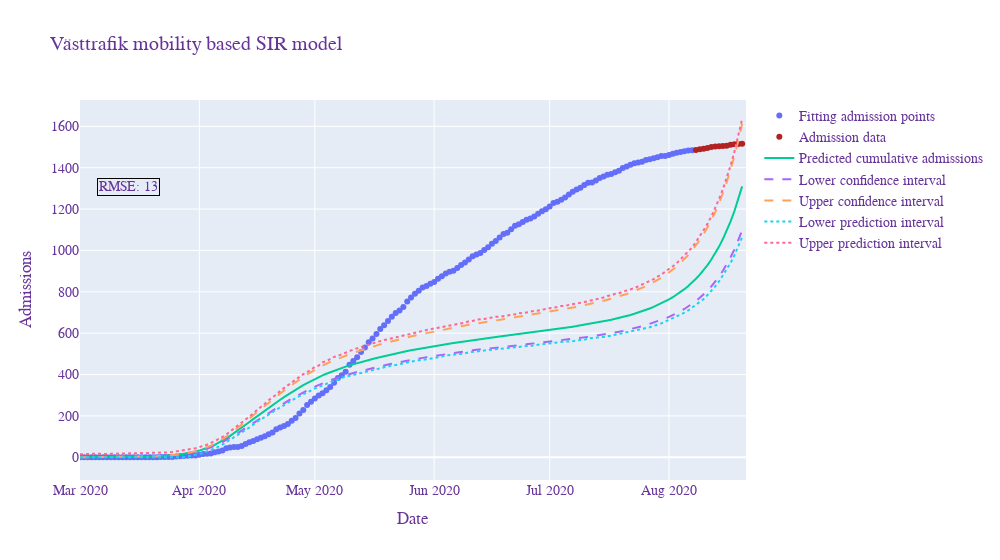

Notebook code for this chart:
### Markdown cell above
Cell calcualtes the cumulative admissions and confidens/prediktion intervalls

### Code cell
numBetas = 10 #number of betas used for normal dist for conf. intervalls
numEpsilon = 100

##################  Confidence intervall calculation
confint = np.zeros([prediction_time,2]) #defines confidence intervall arrays


# Generates an array of betas using normal dist.
betas=np.random.multivariate_normal(popt,pcov,numBetas) 
values = np.zeros((prediction_time,numBetas))

for beta in range(len(betas)): 
  values[:,beta] = np.cumsum(modelfunction(t,*betas[beta]))
  
for day in range(len(t)):
  confint[day,0]=np.quantile(values[day,:],0.025)
  confint[day,1]=np.quantile(values[day,:],0.975)
  

##################  Prediction intervall calculation
#få med beta skattning i predictionsintervall, dvs generera beta och fel för varje dag 

std_residual = np.std(modelfunction(t_fittingdata,*popt)-dailyAdmissions[:fittingPoints], ddof=2) #calcuales standard deviation of residual between model and data
predint = np.zeros([prediction_time,2])

temp = []
pred_matrix = np.zeros((prediction_time,(numBetas*numEpsilon)))
for day in range(prediction_time): #loops trough model values each day a adds the error values generated from t-dist to each prediction 
  for beta in range(len(betas)):
      temp =  np.add(np.cumsum(modelfunction(t,*betas[beta]))[day],tdist.rvs(prediction_time,0,std_residual,numEpsilon))
      pred_matrix[day,(beta*numEpsilon):(beta*numEpsilon+numEpsilon)] = temp

for day in range(prediction_time): #calculates the prediction intervals
    predint[day,0] = np.quantile(pred_matrix[day],0.025)
    predint[day,1] = np.quantile(pred_matrix[day],0.975)
    
predint = np.clip(predint,0,None) #removes all negative values from lover prediction interval

fig = go.Figure() #Creates a plot using graph objects and then adds each graph to figure
fig.add_trace(go.Scatter( #plots the fitting admission data points
                    x=pd.Series(pd.date_range("2020-03-01", freq="D", periods=fittingPoints)), 
                    y=np.cumsum(dailyAdmissions),
                    mode='markers',
                    name='Fitting admission points'))
fig.add_trace(go.Scatter( #plots all the available admission data points
                    x=pd.Series(pd.date_range(pd.to_datetime('2020-03-01')+timedelta(days=fittingPoints), freq="D", periods=prediction_time-fittingPoints)),
                    y=np.cumsum(dailyAdmissions)[fittingPoints:],
                    mode='markers',
                    marker=dict(
                        color='firebrick',
                    ),
                    name='Admission data'))
fig.add_trace(go.Scatter(
                    x=pd.Series(pd.date_range("2020-03-01", freq="D", periods=prediction_time)), 
                    y=np.cumsum(modelfunction(t,*popt)),
                    mode='lines',
                    name='Predicted cumulative admissions'))
fig.add_trace(go.Scatter(
                    x=pd.Series(pd.date_range("2020-03-01", freq="D", periods=prediction_time)), 
                    y=confint[:,0],
                    mode='lines',
                    name='Lower confidence interval',
                    line = dict( width=2, dash='dash')))
fig.add_trace(go.Scatter(
                    x=pd.Series(pd.date_range("2020-03-01", freq="D", periods=prediction_time)), 
                    y=confint[:,1],
                    mode='lines',
                    name='Upper confidence interval',
                    line = dict(width=2, dash='dash')))
fig.add_trace(go.Scatter(
                    x=pd.Series(pd.date_range("2020-03-01", freq="D", periods=prediction_time)), 
                    y=predint[:,0],
                    mode='lines',
                    name='Lower prediction interval',
                    line = dict(width=2, dash='dot')))
fig.add_trace(go.Scatter(
                    x=pd.Series(pd.date_range("2020-03-01", freq="D", periods=prediction_time)), 
                    y=predint[:,1],
                    mode='lines',
                    name='Upper prediction interval',
                    line = dict(width=2, dash='dot')))
fig.add_annotation(x=pd.to_datetime("2020-03-01"),y=0, 
                   text=f"RMSE: {math.floor(mean_squared_error(dailyAdmissions[:prediction_time],modelfunction(t,*popt), squared = False))}",
                   showarrow=False,
                   bordercolor="black",
                   xshift=48,
                   yshift=270
                  )
fig.update_layout(
                    title='Västtrafik mobility based SIR model',
                    xaxis_title='Date',
                    yaxis_title='Admissions',
                    autosize=False,
                    width=1000,
                    xaxis_range=["2020-03-01",pd.to_datetime('2020-03-01')+timedelta(days=prediction_time)],
                    
                    font=dict(
                      family="Courier New, monospace",
                      size=14,
                      color="RebeccaPurple"
                    )
)
fig.show()

### Figure 1 — Plotly figure (JSON) as saved in the notebook; plotly's stock layout.template omitted (floating-point values rounded to 4 significant figures; data arrays with more than 128 entries replaced by an {"elided": "..."} marker saying what was removed)
{"data": [{"mode": "markers", "name": "Fitting admission points", "type": "scatter", "x": {"elided": "160 str values"}, "y": {"elided": "173 int values"}}, {"marker": {"color": "firebrick"}, "mode": "markers", "name": "Admission data", "type": "scatter", "x": ["2020-08-08T00:00:00", "2020-08-09T00:00:00", "2020-08-10T00:00:00", "2020-08-11T00:00:00", "2020-08-12T00:00:00", "2020-08-13T00:00:00", "2020-08-14T00:00:00", "2020-08-15T00:00:00", "2020-08-16T00:00:00", "2020-08-17T00:00:00", "2020-08-18T00:00:00", "2020-08-19T00:00:00", "2020-08-20T00:00:00"], "y": [1486, 1489, 1492, 1495, 1500, 1502, 1504, 1505, 1506, 1511, 1514, 1515, 1516]}, {"mode": "lines", "name": "Predicted cumulative admissions", "type": "scatter", "x": {"elided": "173 str values"}, "y": {"elided": "173 float values"}}, {"line": {"dash": "dash", "width": 2}, "mode": "lines", "name": "Lower confidence interval", "type": "scatter", "x": {"elided": "173 str values"}, "y": {"elided": "173 float values"}}, {"line": {"dash": "dash", "width": 2}, "mode": "lines", "name": "Upper confidence interval", "type": "scatter", "x": {"elided": "173 str values"}, "y": {"elided": "173 float values"}}, {"line": {"dash": "dot", "width": 2}, "mode": "lines", "name": "Lower prediction interval", "type": "scatter", "x": {"elided": "173 str values"}, "y": {"elided": "173 float values"}}, {"line": {"dash": "dot", "width": 2}, "mode": "lines", "name": "Upper prediction interval", "type": "scatter", "x": {"elided": "173 str values"}, "y": {"elided": "173 float values"}}], "layout": {"annotations": [{"bordercolor": "black", "showarrow": false, "text": "RMSE: 13", "x": "2020-03-01T00:00:00", "xshift": 48, "y": 0, "yshift": 270}], "autosize": false, "font": {"color": "RebeccaPurple", "family": "Courier New, monospace", "size": 14}, "title": {"text": "Västtrafik mobility based SIR model"}, "width": 1000, "xaxis": {"range": ["2020-03-01", "2020-08-21T00:00:00"], "title": {"text": "Date"}}, "yaxis": {"title": {"text": "Admissions"}}}}
